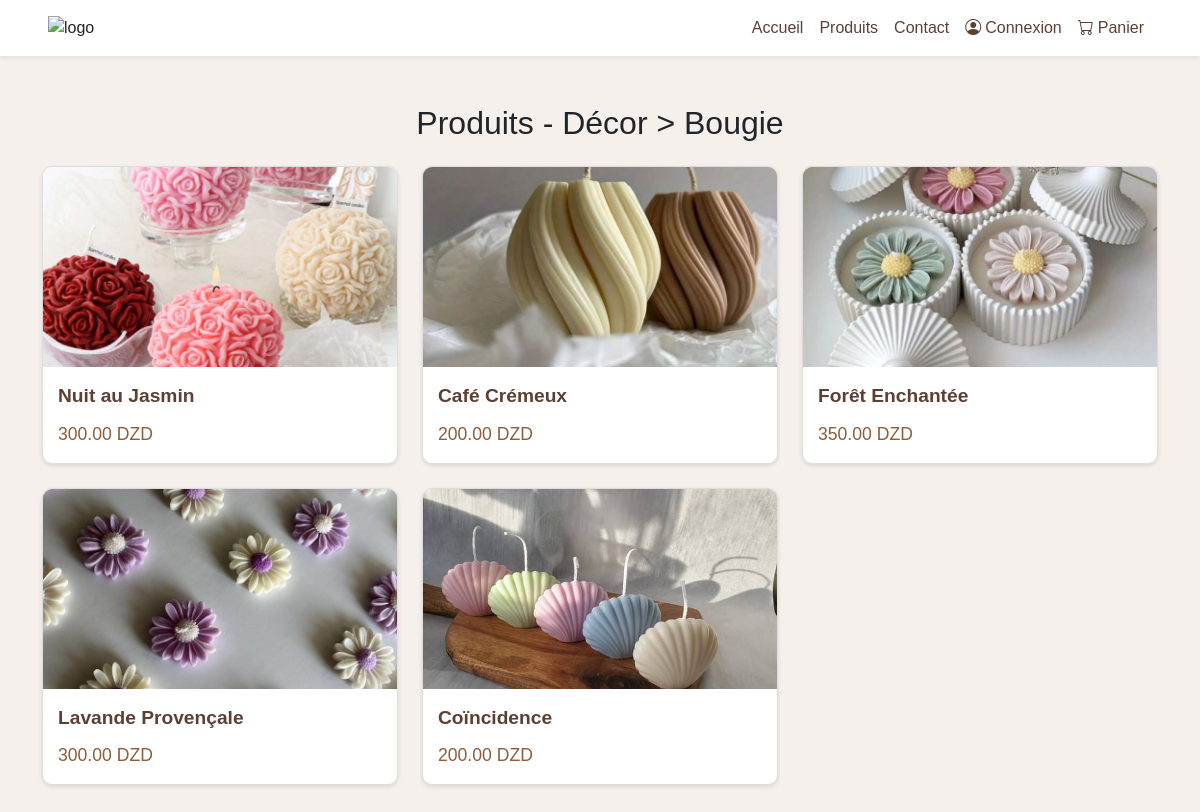
The page /produits.php?cat=Décor&sous=Bougie on the database its author committed.
### tables this page shows
CREATE TABLE `produits` (
  `id` int(11) NOT NULL,
  `nom` varchar(255) DEFAULT NULL,
  `description` text DEFAULT NULL,
  `prix` decimal(10,2) DEFAULT NULL,
  `image` varchar(255) NOT NULL,
  `categorie` varchar(100) DEFAULT NULL,
  `sous_categorie` varchar(100) DEFAULT NULL,
  `product_color` int(11) DEFAULT NULL,
  `stock` int(11) DEFAULT 0
);

### produits.php (the view, shortened to what this page needs)
<?php
$conn = new mysqli("localhost", "root", "", "byhande");
$categorie = isset($_GET['cat']) ? $_GET['cat'] : '';
$sousCategorie = isset($_GET['sous']) ? $_GET['sous'] : '';
$query = "
    SELECT p.id, p.nom, p.prix,
           CASE
               WHEN p.image IS NOT NULL AND p.image != '' THEN p.image
               ELSE pc.image
           END AS image
    FROM produits p
    LEFT JOIN (
        SELECT produit_id, image
        FROM produit_couleurs
        WHERE image IS NOT NULL AND image != ''
        GROUP BY produit_id
    ) pc ON p.id = pc.produit_id
    WHERE p.categorie = ? AND p.sous_categorie = ?
";
$stmt = $conn->prepare($query);
$stmt->bind_param("ss", $categorie, $sousCategorie);
$stmt->execute();
$result = $stmt->get_result();
?>
<!DOCTYPE html>
<html lang="fr">
<head>
  <link href="https://cdn.jsdelivr.net/npm/bootstrap@5.3.2/dist/css/bootstrap.min.css" rel="stylesheet">
    <link href="https://cdn.jsdelivr.net/npm/bootstrap-icons@1.10.5/font/bootstrap-icons.css" rel="stylesheet">
</head>
<body>
<nav class="navbar navbar-expand-lg navbar-light shadow-sm">
    <div class="container-fluid px-5">
        <img src="logo.jpg" alt="logo" width="120" height="auto">
        <div class="collapse navbar-collapse justify-content-end" id="navbarNav">
            <ul class="navbar-nav">
                <li class="nav-item">
                    <a class="nav-link nav-link-custom <?= ($currentPage == 'accueil.php') ? 'active' : '' ?>" href="accueil.php">Accueil</a>
                </li>
                <li class="nav-item">
                    <a class="nav-link nav-link-custom <?= ($currentPage == 'accueil.php#produits') ? 'active' : '' ?>" href="accueil.php#produits">Produits</a>
                </li>
                <li class="nav-item">
                    <a class="nav-link nav-link-custom <?= ($currentPage == 'accueil.php#contact') ? 'active' : '' ?>" href="accueil.php#contact">Contact</a>
                </li>
                <li class="nav-item">
                    <a class="nav-link d-flex align-items-center nav-link-custom <?= ($currentPage == 'login.php') ? 'active' : '' ?>" href="login.php"><i class="bi bi-person-circle me-1"></i> Connexion</a>
                </li>
                <li class="nav-item">
                    <a class="nav-link d-flex align-items-center nav-link-custom <?= ($currentPage == 'panier.php') ? 'active' : '' ?>" href="panier.php"><i class="bi bi-cart me-1"></i> Panier</a>
                </li>
            </ul>
        </div>
    </div>
</nav>
  <div class="container py-5">
    <h2 class="text-center mb-4">
Produits - <?= htmlspecialchars($categorie) ?> > <?= htmlspecialchars($sousCategorie) ?>
    </h2>
    <div class="row g-4">
      <?php if ($result->num_rows > 0): ?>
        <?php while($row = $result->fetch_assoc()): ?>
          <div class="col-md-4">
            <div class="product-card">
              <a href="produit_detail.php?id=<?= $row['id']; ?>">
                <img src="images/<?= htmlspecialchars($row['image']); ?>" alt="<?= htmlspecialchars($row['nom']); ?>">
              </a>
              <div class="product-info">
                <div class="product-title"><?= htmlspecialchars($row['nom']) ?></div>
                <div class="product-price"><?= htmlspecialchars($row['prix']) ?> DZD</div>
              </div>
            </div>
          </div>
        <?php endwhile; ?>
      <?php else: ?>
        <div class="col-12 text-center">
          <p>Aucun produit trouvé pour cette sous-catégorie.</p>
        </div>
      <?php endif; ?>
    </div>
  </div>
</body>
</html>
</body>
</html>

### produits.php (style rules this page uses)
a { text-decoration: none; }
html { scroll-behavior: smooth; }
body { background-color: #f5f0eb; font-family: Arial, sans-serif; }
.navbar { background-color: white !important; position: sticky; top: 0; z-index: 1030; }
.navbar .nav-link, .navbar .navbar-brand { color: #5c4033 !important; transition: all 0.3s ease; }
.product-card { background-color: white; border: 1px solid #ddd; border-radius: 10px; overflow: hidden; box-shadow: 0 2px 4px rgba(0,0,0,0.1); transition: transform 0.3s ease; }
.product-card img { width: 100%; height: 200px; object-fit: cover; }
.product-info { padding: 15px; }
.product-title { font-size: 1.2rem; font-weight: bold; color: #5c4033; }
.product-price { color: #8b5e3c; font-size: 1.1rem; margin-top: 10px; }

### rows shown on the page
produits: shows a picture, nom "Nuit au Jasmin", prix "300.00"
produits: shows a picture, nom "Café Crémeux", prix "200.00"
produits: shows a picture, nom "Forêt Enchantée", prix "350.00"
produits: shows a picture, nom "Lavande Provençale", prix "300.00"
produits: shows a picture, nom "Coïncidence", prix "200.00"

### other values the page prints
$categorie "Décor"
$sousCategorie "Bougie"
